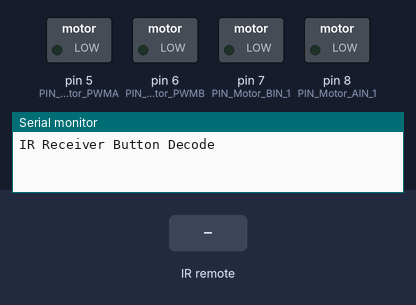
The sketch below on a simulated Arduino Uno, built with avr-gcc and run on an emulated ATmega328P. Shown: switched loads named in the sketch (green lamp = pin HIGH), the last lines printed to the serial monitor. Inputs (shaded band) come from the test bench.

Above: at 1.2 s.
1.3 s: infrared code 0xFF629D received
2.8 s: infrared code 0xFFA857 received
4.3 s: infrared code 0xFF22DD received
5.8 s: infrared code 0xFF629D received
At 6.9 s:
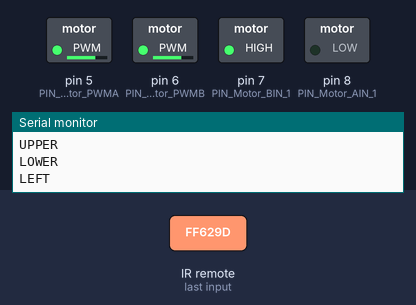
At 8.4 s:
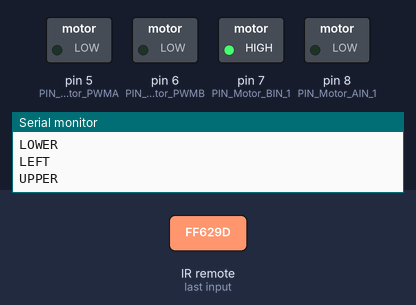
Timing chart, 0 to 9.8 s (numbered marks = the images above; inputs shaded):
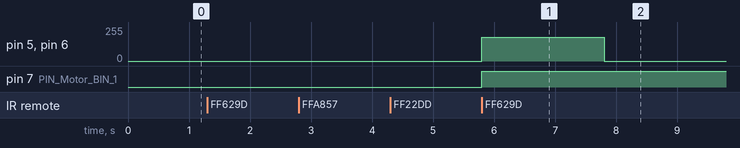

Measured:
- after the input at 5.8 s, pin 5 (PIN_Motor_PWMA), pin 6 (PIN_Motor_PWMB): 0/255 → 180/255 at once, → 0/255 2.0 s later; pin 7 (PIN_Motor_BIN_1): LOW → HIGH at once

The sketch:

testIR.ino
```cpp
#include "IRremote.h"
#include "func.h"
// Tell IDE we want to use code from IR.h
#include "IRsetup.h"

IRrecv irrecv(RECV_PIN);
decode_results results;
/*
#define PIN_Motor_PWMA 5    // Pin 5
#define PIN_Motor_PWMB 6    // Pin 6
#define PIN_Motor_BIN_1 7   // Pin 7
#define PIN_Motor_AIN_1 8   // Pin 8
*/
#define speed_Max 255       // 0-255 Max speed/rotation of motor
#define direction_Forward true
#define direction_Back false


void setup() {
  // put your setup code here, to run once:

  Serial.begin(9600);
  Serial.println("IR Receiver Button Decode");
  irrecv.enableIRIn();

  pinMode(PIN_Motor_PWMA, OUTPUT);
  pinMode(PIN_Motor_PWMB, OUTPUT);
  pinMode(PIN_Motor_AIN_1, OUTPUT);
  pinMode(PIN_Motor_BIN_1, OUTPUT);

  // motorPin();
}

void loop() {

  int tmpValue;
  if (irrecv.decode(&results)) // have we received an IR signal?
  {
    for (int i = 0; i < 23; i++)
    {
      // Compare received result to array and looks for a match
      if ((keyValue[i] == results.value) && (i<KEY_NUM))
      {
        Serial.println(keyBuf[i]); // Prints that buttons name in monitor
        tmpValue = results.value;


      }
      else if(REPEAT==i)
      {
        results.value = tmpValue;
      }
    }
    irrecv.resume(); // receive the next value
  }

  if(irrecv.decode(&results))
  {

      // Compare received result to array and looks for a match
      if (results.value  == aRECV_upper)
      {

             digitalWrite(PIN_Motor_AIN_1, LOW);     // LOW is forward direction for motor A
             analogWrite(PIN_Motor_PWMA, 180);       // HIGH is forward direction for motor B
             digitalWrite(PIN_Motor_BIN_1, HIGH);
             analogWrite(PIN_Motor_PWMB, 180);

             delay(2000);
             analogWrite(PIN_Motor_PWMA, 0);
             analogWrite(PIN_Motor_PWMB, 0);

      }
      if( results.value == aRECV_ok) {
        analogWrite(PIN_Motor_PWMA, 0);
        analogWrite(PIN_Motor_PWMB, 0);
      }
      if(results.value == aRECV_lower){
              digitalWrite(PIN_Motor_AIN_1, HIGH);     // LOW is forward direction for motor A
             analogWrite(PIN_Motor_PWMA, 180);       // HIGH is forward direction for motor B
             digitalWrite(PIN_Motor_BIN_1, LOW);
             analogWrite(PIN_Motor_PWMB, 180);

             delay(2000);
             analogWrite(PIN_Motor_PWMA, 0);
             analogWrite(PIN_Motor_PWMB, 0);
      }
  }

  //motorTest();

}
```

IRsetup.h
```cpp
#ifndef _IRsetup_H
#define _IRsetup_H

#define RECV_PIN 9

/*A:4294967295*/
#define aRECV_upper 16736925
#define aRECV_lower 16754775
#define aRECV_Left 16720605
#define aRECV_right 16761405
#define aRECV_ok 16712445
#define aRECV_1 16738455
#define aRECV_2 16750695
#define aRECV_3 16756815
#define aRECV_4 16724175
#define aRECV_5 16718055
#define aRECV_6 16743045
#define aRECV_7 16716015
#define aRECV_8 16726215
#define aRECV_9 16734885
#define KEY_NUM 21
#define REPEAT 22
#define aRECV_ast 16728765
#define aRECV_0 16730805
#define aRECV_hashTag 16732845

/*B:*/
#define bRECV_upper 5316027
#define bRECV_lower 2747854299
#define bRECV_Left 1386468383
#define bRECV_right 553536955
#define bRECV_ok 3622325019
#define bRECV_1 3238126971
#define bRECV_2 2538093563
#define bRECV_3 4039382595
#define bRECV_4 2534850111
#define bRECV_5 1033561079
#define bRECV_6 1635910171
#define bRECV_7 2351064443
#define bRECV_8 1217346747
#define bRECV_9 71952287
#define bRECV_ast 851901943
#define bRECV_0 465573243
#define bRECV_hashTag 1053031451


unsigned long keyRec[]={bRECV_upper, bRECV_lower, bRECV_Left, bRECV_right, bRECV_ok, bRECV_1,
                          bRECV_2, bRECV_3, bRECV_4, bRECV_5, bRECV_6, bRECV_7, bRECV_8, bRECV_9,
                          bRECV_ast, bRECV_0, bRECV_hashTag};


  // array of all definitions
unsigned long keyValue[]={aRECV_upper, aRECV_lower, aRECV_Left, aRECV_right, aRECV_ok, aRECV_1,
                          aRECV_2, aRECV_3, aRECV_4, aRECV_5, aRECV_6, aRECV_7, aRECV_8, aRECV_9,
                          aRECV_ast, aRECV_0, aRECV_hashTag};

char keyBuf[][10]={"UPPER","LOWER","LEFT","RIGHT","OK","1","2","3","4","5","6","7","8","9","*","0","#"};

// Motor stuff
#define PIN_Motor_PWMA 5    // Pin 5
#define PIN_Motor_PWMB 6    // Pin 6
#define PIN_Motor_BIN_1 7   // Pin 7
#define PIN_Motor_AIN_1 8   // Pin 8

#endif
```

func.h
```cpp
#include "IRsetup.h"

void motorTest() {
             digitalWrite(PIN_Motor_AIN_1, LOW);     // LOW is forward direction for motor A
             analogWrite(PIN_Motor_PWMA, 240);       // HIGH is forward direction for motor B
             digitalWrite(PIN_Motor_BIN_1, HIGH);
             analogWrite(PIN_Motor_PWMB, 180);
}

void motorPin() {
  pinMode(PIN_Motor_PWMA, OUTPUT);
  pinMode(PIN_Motor_PWMB, OUTPUT);
  pinMode(PIN_Motor_AIN_1, OUTPUT);
  pinMode(PIN_Motor_BIN_1, OUTPUT);
}
```
